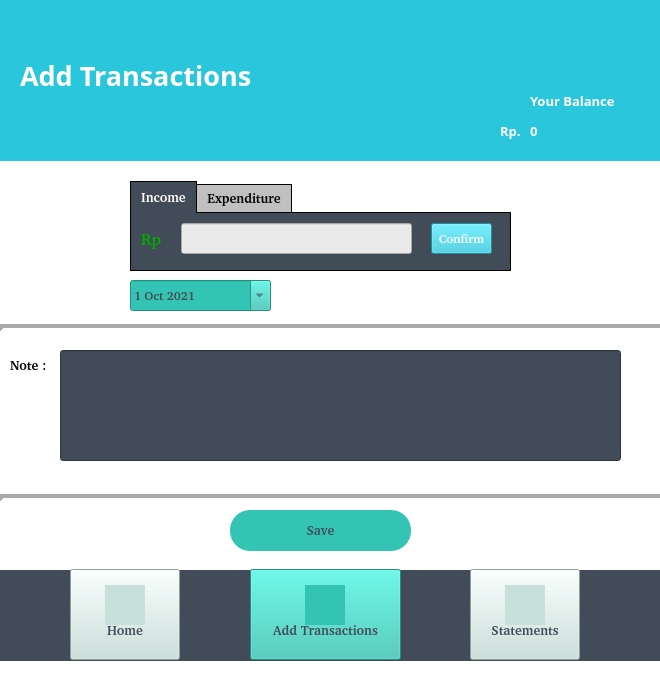
<?xml version="1.0" encoding="UTF-8"?>
<ui version="4.0">
 <class>TransactionWindow</class>
 <widget class="QMainWindow" name="TransactionWindow">
  <property name="enabled">
   <bool>true</bool>
  </property>
  <property name="geometry">
   <rect>
    <x>0</x>
    <y>0</y>
    <width>660</width>
    <height>684</height>
   </rect>
  </property>
  <property name="minimumSize">
   <size>
    <width>660</width>
    <height>684</height>
   </size>
  </property>
  <property name="maximumSize">
   <size>
    <width>660</width>
    <height>684</height>
   </size>
  </property>
  <property name="windowTitle">
   <string>Transaction</string>
  </property>
  <property name="autoFillBackground">
   <bool>false</bool>
  </property>
  <property name="styleSheet">
   <string notr="true">background-color: rgb(255, 255, 255);</string>
  </property>
  <property name="tabShape">
   <enum>QTabWidget::Rounded</enum>
  </property>
  <widget class="QWidget" name="centralwidget">
   <widget class="QLabel" name="welcomelabel">
    <property name="geometry">
     <rect>
      <x>20</x>
      <y>10</y>
      <width>331</width>
      <height>131</height>
     </rect>
    </property>
    <property name="font">
     <font>
      <family>Poppins</family>
      <pointsize>20</pointsize>
      <weight>75</weight>
      <bold>true</bold>
     </font>
    </property>
    <property name="layoutDirection">
     <enum>Qt::LeftToRight</enum>
    </property>
    <property name="styleSheet">
     <string notr="true">background-color: rgb(42, 198, 220);
color: rgb(255, 255, 255);</string>
    </property>
    <property name="text">
     <string>Add Transactions</string>
    </property>
   </widget>
   <widget class="QLabel" name="balancelabel">
    <property name="geometry">
     <rect>
      <x>530</x>
      <y>80</y>
      <width>121</width>
      <height>41</height>
     </rect>
    </property>
    <property name="font">
     <font>
      <family>Poppins</family>
      <pointsize>10</pointsize>
      <weight>75</weight>
      <bold>true</bold>
     </font>
    </property>
    <property name="layoutDirection">
     <enum>Qt::LeftToRight</enum>
    </property>
    <property name="styleSheet">
     <string notr="true">background-color: rgb(42, 198, 220);
color: rgb(255, 255, 255);</string>
    </property>
    <property name="text">
     <string>Your Balance</string>
    </property>
   </widget>
   <widget class="QLabel" name="balancemoney">
    <property name="geometry">
     <rect>
      <x>530</x>
      <y>110</y>
      <width>151</width>
      <height>41</height>
     </rect>
    </property>
    <property name="font">
     <font>
      <family>Poppins</family>
      <pointsize>10</pointsize>
      <weight>75</weight>
      <bold>true</bold>
     </font>
    </property>
    <property name="layoutDirection">
     <enum>Qt::LeftToRight</enum>
    </property>
    <property name="styleSheet">
     <string notr="true">background-color: rgb(42, 198, 220);
color: rgb(255, 255, 255);</string>
    </property>
    <property name="text">
     <string>0</string>
    </property>
   </widget>
   <widget class="QLabel" name="header">
    <property name="geometry">
     <rect>
      <x>0</x>
      <y>0</y>
      <width>661</width>
      <height>161</height>
     </rect>
    </property>
    <property name="font">
     <font>
      <family>Gagalin</family>
      <pointsize>18</pointsize>
      <weight>75</weight>
      <bold>true</bold>
     </font>
    </property>
    <property name="layoutDirection">
     <enum>Qt::LeftToRight</enum>
    </property>
    <property name="styleSheet">
     <string notr="true">background-color: rgb(42, 198, 220);</string>
    </property>
    <property name="text">
     <string/>
    </property>
   </widget>
   <widget class="QLabel" name="footer">
    <property name="geometry">
     <rect>
      <x>0</x>
      <y>570</y>
      <width>661</width>
      <height>91</height>
     </rect>
    </property>
    <property name="font">
     <font>
      <family>Gagalin</family>
      <pointsize>18</pointsize>
      <weight>75</weight>
      <bold>true</bold>
     </font>
    </property>
    <property name="layoutDirection">
     <enum>Qt::LeftToRight</enum>
    </property>
    <property name="styleSheet">
     <string notr="true">background-color: rgb(66, 76, 88);</string>
    </property>
    <property name="text">
     <string/>
    </property>
   </widget>
   <widget class="QLabel" name="homeicon">
    <property name="geometry">
     <rect>
      <x>105</x>
      <y>585</y>
      <width>40</width>
      <height>40</height>
     </rect>
    </property>
    <property name="font">
     <font>
      <family>Champagne &amp; Limousines</family>
      <pointsize>12</pointsize>
      <weight>75</weight>
      <bold>true</bold>
     </font>
    </property>
    <property name="styleSheet">
     <string notr="true">background-color: rgb(66, 76, 88);
background-color: rgb(200, 224, 218);
background-image : url(img/homenotfilled.png)
</string>
    </property>
    <property name="text">
     <string/>
    </property>
   </widget>
   <widget class="QLabel" name="addicon">
    <property name="geometry">
     <rect>
      <x>305</x>
      <y>585</y>
      <width>40</width>
      <height>40</height>
     </rect>
    </property>
    <property name="font">
     <font>
      <family>Champagne &amp; Limousines</family>
      <pointsize>12</pointsize>
      <weight>75</weight>
      <bold>true</bold>
     </font>
    </property>
    <property name="styleSheet">
     <string notr="true">background-color: rgb(51, 196, 180);
background-image : url(img/addfilled.png)
</string>
    </property>
    <property name="text">
     <string/>
    </property>
   </widget>
   <widget class="QPushButton" name="homebutton">
    <property name="geometry">
     <rect>
      <x>70</x>
      <y>569</y>
      <width>110</width>
      <height>91</height>
     </rect>
    </property>
    <property name="font">
     <font>
      <family>Champagne &amp; Limousines</family>
      <pointsize>10</pointsize>
      <weight>75</weight>
      <bold>true</bold>
     </font>
    </property>
    <property name="styleSheet">
     <string notr="true">background-color: rgb(66, 76, 88);
background-color: rgb(200, 224, 218);
color: rgb(66, 76, 88);</string>
    </property>
    <property name="text">
     <string>

Home</string>
    </property>
   </widget>
   <widget class="QPushButton" name="addbutton">
    <property name="geometry">
     <rect>
      <x>250</x>
      <y>569</y>
      <width>151</width>
      <height>91</height>
     </rect>
    </property>
    <property name="font">
     <font>
      <family>Champagne &amp; Limousines</family>
      <pointsize>10</pointsize>
      <weight>75</weight>
      <bold>true</bold>
     </font>
    </property>
    <property name="styleSheet">
     <string notr="true">background-color: rgb(51, 196, 180);
color: rgb(66, 76, 88);</string>
    </property>
    <property name="text">
     <string>

Add Transactions</string>
    </property>
   </widget>
   <widget class="QPushButton" name="statementbutton">
    <property name="geometry">
     <rect>
      <x>470</x>
      <y>569</y>
      <width>110</width>
      <height>91</height>
     </rect>
    </property>
    <property name="font">
     <font>
      <family>Champagne &amp; Limousines</family>
      <pointsize>10</pointsize>
      <weight>75</weight>
      <bold>true</bold>
     </font>
    </property>
    <property name="styleSheet">
     <string notr="true">background-color: rgb(200, 224, 218);
color: rgb(66, 76, 88);

</string>
    </property>
    <property name="text">
     <string>

Statements</string>
    </property>
   </widget>
   <widget class="QLabel" name="statementicon">
    <property name="geometry">
     <rect>
      <x>505</x>
      <y>585</y>
      <width>40</width>
      <height>40</height>
     </rect>
    </property>
    <property name="font">
     <font>
      <family>Champagne &amp; Limousines</family>
      <pointsize>12</pointsize>
      <weight>75</weight>
      <bold>true</bold>
     </font>
    </property>
    <property name="styleSheet">
     <string notr="true">background-color: rgb(66, 76, 88);
background-color: rgb(200, 224, 218);
background-image : url(img/notes.png)
</string>
    </property>
    <property name="text">
     <string/>
    </property>
   </widget>
   <widget class="Line" name="line">
    <property name="geometry">
     <rect>
      <x>0</x>
      <y>320</y>
      <width>671</width>
      <height>16</height>
     </rect>
    </property>
    <property name="styleSheet">
     <string notr="true">background-color:white;</string>
    </property>
    <property name="lineWidth">
     <number>4</number>
    </property>
    <property name="orientation">
     <enum>Qt::Horizontal</enum>
    </property>
   </widget>
   <widget class="QPushButton" name="savebutton">
    <property name="geometry">
     <rect>
      <x>230</x>
      <y>510</y>
      <width>181</width>
      <height>41</height>
     </rect>
    </property>
    <property name="font">
     <font>
      <family>Champagne &amp; Limousines</family>
      <pointsize>10</pointsize>
      <weight>75</weight>
      <bold>true</bold>
     </font>
    </property>
    <property name="styleSheet">
     <string notr="true">background-color: rgb(51, 196, 180);
color: rgb(66, 76, 88);
border-width: 2px;
border-radius: 20px;
padding: 4px;</string>
    </property>
    <property name="text">
     <string>Save</string>
    </property>
   </widget>
   <widget class="QLineEdit" name="note">
    <property name="geometry">
     <rect>
      <x>60</x>
      <y>350</y>
      <width>561</width>
      <height>111</height>
     </rect>
    </property>
    <property name="font">
     <font>
      <family>Champagne &amp; Limousines</family>
      <pointsize>10</pointsize>
      <weight>75</weight>
      <italic>false</italic>
      <bold>true</bold>
     </font>
    </property>
    <property name="styleSheet">
     <string notr="true">background-color: rgb(66, 76, 88);
color: rgb(255, 255, 255);
</string>
    </property>
    <property name="text">
     <string/>
    </property>
    <property name="alignment">
     <set>Qt::AlignLeading|Qt::AlignLeft|Qt::AlignTop</set>
    </property>
   </widget>
   <widget class="Line" name="line_2">
    <property name="geometry">
     <rect>
      <x>0</x>
      <y>490</y>
      <width>671</width>
      <height>16</height>
     </rect>
    </property>
    <property name="styleSheet">
     <string notr="true">background-color:white;</string>
    </property>
    <property name="lineWidth">
     <number>4</number>
    </property>
    <property name="orientation">
     <enum>Qt::Horizontal</enum>
    </property>
   </widget>
   <widget class="QLabel" name="note_label">
    <property name="geometry">
     <rect>
      <x>10</x>
      <y>350</y>
      <width>41</width>
      <height>31</height>
     </rect>
    </property>
    <property name="font">
     <font>
      <family>Champagne &amp; Limousines</family>
      <pointsize>10</pointsize>
      <weight>75</weight>
      <bold>true</bold>
     </font>
    </property>
    <property name="styleSheet">
     <string notr="true"/>
    </property>
    <property name="text">
     <string>Note :</string>
    </property>
   </widget>
   <widget class="QTabWidget" name="tabWidget">
    <property name="geometry">
     <rect>
      <x>130</x>
      <y>180</y>
      <width>381</width>
      <height>91</height>
     </rect>
    </property>
    <property name="font">
     <font>
      <family>Champagne &amp; Limousines</family>
      <pointsize>10</pointsize>
      <weight>75</weight>
      <italic>false</italic>
      <bold>true</bold>
     </font>
    </property>
    <property name="styleSheet">
     <string notr="true">QTabWidget::pane {
    border: 1px solid black;
   	background-color: #424C58;
}


QTabWidget::tab-bar:top {
    top: 1px;
}

QTabWidget::tab-bar:bottom {
    bottom: 1px;
}

QTabWidget::tab-bar:left {
    right: 1px;
}

QTabWidget::tab-bar:right {
    left: 1px;
}

QTabBar::tab {
    border: 1px solid black;
}

QTabBar::tab:selected {
	color: white;
    background: #424c58;
}

QTabBar::tab:!selected {
    background: silver;
}

QTabBar::tab:!selected:hover {
    background: #999;
}

QTabBar::tab:top:!selected {
    margin-top: 3px;
}

QTabBar::tab:bottom:!selected {
    margin-bottom: 3px;
}

QTabBar::tab:top, QTabBar::tab:bottom {
    min-width: 8ex;
    margin-right: -1px;
    padding: 5px 10px 5px 10px;
}

QTabBar::tab:top:selected {
    border-bottom-color: #424C58;
}

QTabBar::tab:bottom:selected {
    border-top-color: none;
}

QTabBar::tab:top:last, QTabBar::tab:bottom:last,
QTabBar::tab:top:only-one, QTabBar::tab:bottom:only-one {
    margin-right: 0;
}

QTabBar::tab:left:!selected {
    margin-right: 3px;
}

QTabBar::tab:right:!selected {
    margin-left: 3px;
}

QTabBar::tab:left, QTabBar::tab:right {
    min-height: 8ex;
    margin-bottom: -1px;
    padding: 10px 5px 10px 5px;
}

QTabBar::tab:left:selected {
    border-left-color: none;
}

QTabBar::tab:right:selected {
    border-right-color: none;
}

QTabBar::tab:left:last, QTabBar::tab:right:last,
QTabBar::tab:left:only-one, QTabBar::tab:right:only-one {
    margin-bottom: 0;
}
</string>
    </property>
    <property name="currentIndex">
     <number>0</number>
    </property>
    <widget class="QWidget" name="tab1">
     <attribute name="title">
      <string>Income</string>
     </attribute>
     <widget class="QLabel" name="currlabel2">
      <property name="geometry">
       <rect>
        <x>10</x>
        <y>10</y>
        <width>41</width>
        <height>31</height>
       </rect>
      </property>
      <property name="font">
       <font>
        <family>Champagne &amp; Limousines</family>
        <pointsize>12</pointsize>
        <weight>75</weight>
        <bold>true</bold>
       </font>
      </property>
      <property name="styleSheet">
       <string notr="true">color: rgb(0, 170, 0);
background-color: #424c58;
</string>
      </property>
      <property name="text">
       <string>Rp</string>
      </property>
     </widget>
     <widget class="QLineEdit" name="incline">
      <property name="geometry">
       <rect>
        <x>50</x>
        <y>10</y>
        <width>231</width>
        <height>31</height>
       </rect>
      </property>
      <property name="font">
       <font>
        <family>Champagne &amp; Limousines</family>
        <pointsize>10</pointsize>
        <weight>75</weight>
        <bold>true</bold>
       </font>
      </property>
      <property name="styleSheet">
       <string notr="true">background-color: rgb(234, 234, 234);
border-color: rgb(234, 234, 234);</string>
      </property>
     </widget>
     <widget class="QPushButton" name="confirmbutton1">
      <property name="geometry">
       <rect>
        <x>300</x>
        <y>10</y>
        <width>61</width>
        <height>31</height>
       </rect>
      </property>
      <property name="font">
       <font>
        <family>Champagne &amp; Limousines</family>
        <pointsize>9</pointsize>
        <weight>75</weight>
        <bold>true</bold>
       </font>
      </property>
      <property name="styleSheet">
       <string notr="true">background-color: rgb(42, 198, 220);
color: rgb(255, 255, 255);</string>
      </property>
      <property name="text">
       <string>Confirm</string>
      </property>
     </widget>
     <widget class="QLabel" name="label">
      <property name="geometry">
       <rect>
        <x>-60</x>
        <y>-10</y>
        <width>531</width>
        <height>81</height>
       </rect>
      </property>
      <property name="styleSheet">
       <string notr="true">background-color: #424c58;</string>
      </property>
      <property name="text">
       <string/>
      </property>
     </widget>
     <zorder>label</zorder>
     <zorder>currlabel2</zorder>
     <zorder>incline</zorder>
     <zorder>confirmbutton1</zorder>
    </widget>
    <widget class="QWidget" name="tab2">
     <attribute name="title">
      <string>Expenditure</string>
     </attribute>
     <widget class="QLabel" name="currlabel1">
      <property name="geometry">
       <rect>
        <x>10</x>
        <y>10</y>
        <width>41</width>
        <height>31</height>
       </rect>
      </property>
      <property name="font">
       <font>
        <family>Champagne &amp; Limousines</family>
        <pointsize>12</pointsize>
        <weight>75</weight>
        <bold>true</bold>
       </font>
      </property>
      <property name="styleSheet">
       <string notr="true">color: rgb(255, 0, 0);
background-color: #424c58;</string>
      </property>
      <property name="text">
       <string>Rp</string>
      </property>
     </widget>
     <widget class="QLineEdit" name="expline">
      <property name="geometry">
       <rect>
        <x>50</x>
        <y>10</y>
        <width>231</width>
        <height>31</height>
       </rect>
      </property>
      <property name="font">
       <font>
        <family>Champagne &amp; Limousines</family>
        <pointsize>10</pointsize>
        <weight>75</weight>
        <bold>true</bold>
       </font>
      </property>
      <property name="styleSheet">
       <string notr="true">background-color: rgb(234, 234, 234);
border-color: rgb(234, 234, 234);</string>
      </property>
     </widget>
     <widget class="QPushButton" name="confirmbutton2">
      <property name="geometry">
       <rect>
        <x>300</x>
        <y>10</y>
        <width>61</width>
        <height>31</height>
       </rect>
      </property>
      <property name="font">
       <font>
        <family>Champagne &amp; Limousines</family>
        <pointsize>9</pointsize>
        <weight>75</weight>
        <bold>true</bold>
       </font>
      </property>
      <property name="styleSheet">
       <string notr="true">background-color: rgb(42, 198, 220);
color: rgb(255, 255, 255);</string>
      </property>
      <property name="text">
       <string>Confirm</string>
      </property>
     </widget>
     <widget class="QLabel" name="label_2">
      <property name="geometry">
       <rect>
        <x>-20</x>
        <y>-20</y>
        <width>511</width>
        <height>91</height>
       </rect>
      </property>
      <property name="styleSheet">
       <string notr="true">background-color: #424c58;
</string>
      </property>
      <property name="text">
       <string/>
      </property>
     </widget>
     <zorder>label_2</zorder>
     <zorder>currlabel1</zorder>
     <zorder>expline</zorder>
     <zorder>confirmbutton2</zorder>
    </widget>
   </widget>
   <widget class="QLabel" name="currlabel3">
    <property name="geometry">
     <rect>
      <x>500</x>
      <y>120</y>
      <width>31</width>
      <height>21</height>
     </rect>
    </property>
    <property name="font">
     <font>
      <family>Poppins</family>
      <pointsize>10</pointsize>
      <weight>75</weight>
      <bold>true</bold>
     </font>
    </property>
    <property name="styleSheet">
     <string notr="true">color: rgb(0, 0, 0);
color: rgb(255, 255, 255);
background-color: rgb(42, 198, 220);</string>
    </property>
    <property name="text">
     <string>Rp.</string>
    </property>
   </widget>
   <widget class="QDateEdit" name="date">
    <property name="geometry">
     <rect>
      <x>130</x>
      <y>280</y>
      <width>141</width>
      <height>31</height>
     </rect>
    </property>
    <property name="font">
     <font>
      <family>Champagne &amp; Limousines</family>
      <pointsize>9</pointsize>
      <weight>75</weight>
      <bold>true</bold>
     </font>
    </property>
    <property name="styleSheet">
     <string notr="true">
background-color: rgb(51, 196, 180);
color: rgb(66, 76, 88);</string>
    </property>
    <property name="calendarPopup">
     <bool>true</bool>
    </property>
    <property name="date">
     <date>
      <year>2021</year>
      <month>10</month>
      <day>1</day>
     </date>
    </property>
   </widget>
   <widget class="QLabel" name="label_3">
    <property name="geometry">
     <rect>
      <x>-50</x>
      <y>80</y>
      <width>731</width>
      <height>641</height>
     </rect>
    </property>
    <property name="styleSheet">
     <string notr="true">background-image : url(img/white-paper-texture.jpg)</string>
    </property>
    <property name="text">
     <string/>
    </property>
    <property name="pixmap">
     <pixmap>../../../Users/asus/Downloads/white-paper-texture.jpg</pixmap>
    </property>
   </widget>
   <zorder>label_3</zorder>
   <zorder>footer</zorder>
   <zorder>addbutton</zorder>
   <zorder>header</zorder>
   <zorder>welcomelabel</zorder>
   <zorder>balancelabel</zorder>
   <zorder>homebutton</zorder>
   <zorder>homeicon</zorder>
   <zorder>addicon</zorder>
   <zorder>statementbutton</zorder>
   <zorder>statementicon</zorder>
   <zorder>line</zorder>
   <zorder>savebutton</zorder>
   <zorder>note</zorder>
   <zorder>line_2</zorder>
   <zorder>note_label</zorder>
   <zorder>tabWidget</zorder>
   <zorder>currlabel3</zorder>
   <zorder>date</zorder>
   <zorder>balancemoney</zorder>
  </widget>
 </widget>
 <resources/>
 <connections/>
</ui>
